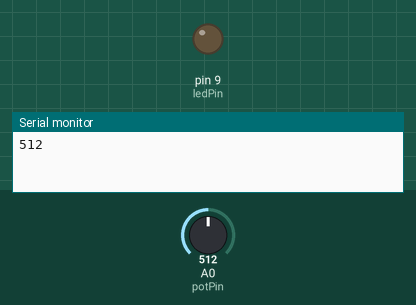
The sketch below on a simulated Arduino Uno, built with avr-gcc and run on an emulated ATmega328P. On the bench: output pins drawn as LEDs (lit = HIGH), the last lines printed to the serial monitor. Dashed ring = blinking. The test bench sets the inputs (shaded band); at power-on: A0 (potPin) = 512.

Above: at 2.9 s.
At 6.4 s:
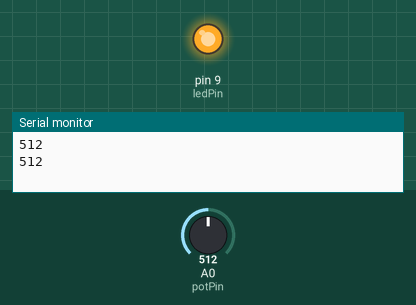
6.5 s: A0 (potPin) set to 122
12.8 s: A0 (potPin) set to 0
At 14.3 s:
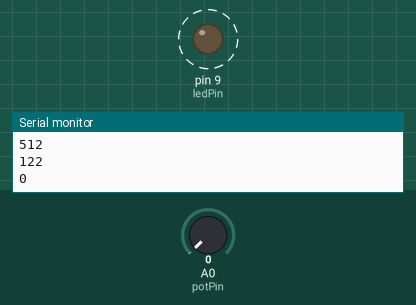
Timing chart, 0 to 25.1 s (numbered marks = the images above; inputs shaded):
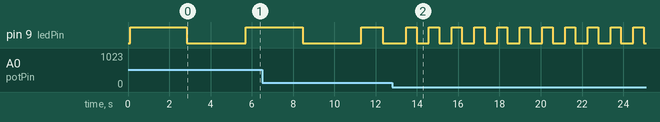

The sketch:

controla_tempo_do_led_de_acordo_com_valor_potenciometro.ino
```cpp
const int potPin = A0;  // Pino analógico onde o potenciômetro está conectado
const int ledPin = 9;   // Pino digital onde o LED está conectado

void setup() {
  pinMode(ledPin, OUTPUT);  // Define o pino do LED como saída
  Serial.begin(9600); // Inicializa a comunicação serial com uma taxa de 9600 baud
}

void loop() {
  int potValue = analogRead(potPin);    // Lê o valor do potenciômetro
  int interval = map(potValue, 0, 1023, 1000, 10000);  // Mapeia o valor do potenciômetro para um intervalo de tempo de 1 a 10 segundos (1000 a 10000 milissegundos)

  Serial.println(potValue); // Envia o valor lido para o monitor serial

  delay(100); // Aguarda um curto período de tempo para evitar leituras muito rápidas

  digitalWrite(ledPin, HIGH);   // Liga o LED
  delay(interval / 2);           // Aguarda metade do intervalo de tempo
  digitalWrite(ledPin, LOW);    // Desliga o LED
  delay(interval / 2);           // Aguarda metade do intervalo de tempo
}
```

Measured:
- after the input at 12.8 s, pin 9 (ledPin): alternates HIGH for 0.50 s and LOW for 0.60 s, starting after 1.2 s
